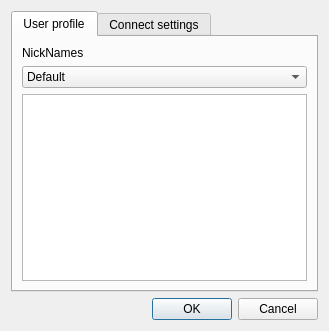
<?xml version="1.0" encoding="UTF-8"?>
<ui version="4.0">
 <class>IrcAccountConfigurationDialog</class>
 <widget class="QDialog" name="IrcAccountConfigurationDialog">
  <property name="geometry">
   <rect>
    <x>0</x>
    <y>0</y>
    <width>329</width>
    <height>331</height>
   </rect>
  </property>
  <property name="windowTitle">
   <string>Create account</string>
  </property>
  <layout class="QGridLayout" name="gridLayout">
   <item row="1" column="0">
    <widget class="QDialogButtonBox" name="buttonBox">
     <property name="orientation">
      <enum>Qt::Horizontal</enum>
     </property>
     <property name="standardButtons">
      <set>QDialogButtonBox::Cancel|QDialogButtonBox::Ok</set>
     </property>
    </widget>
   </item>
   <item row="0" column="0">
    <widget class="QTabWidget" name="ConfigurationWidget_">
     <property name="currentIndex">
      <number>0</number>
     </property>
     <widget class="QWidget" name="IrcUserProfle_">
      <attribute name="title">
       <string>User profile</string>
      </attribute>
      <layout class="QGridLayout" name="gridLayout_2">
       <item row="0" column="0">
        <widget class="QLabel" name="label_7">
         <property name="text">
          <string>NickNames</string>
         </property>
        </widget>
       </item>
       <item row="1" column="0">
        <widget class="QComboBox" name="Servers_">
         <item>
          <property name="text">
           <string>Default</string>
          </property>
         </item>
        </widget>
       </item>
       <item row="2" column="0">
        <widget class="QPlainTextEdit" name="NickNames_">
         <property name="plainText">
          <string/>
         </property>
        </widget>
       </item>
      </layout>
     </widget>
     <widget class="QWidget" name="IrcConnections_">
      <attribute name="title">
       <string>Connect settings</string>
      </attribute>
      <layout class="QGridLayout" name="gridLayout_3">
       <property name="margin">
        <number>0</number>
       </property>
       <item row="0" column="0">
        <widget class="QLabel" name="label">
         <property name="text">
          <string>Network name</string>
         </property>
        </widget>
       </item>
       <item row="0" column="1" colspan="3">
        <widget class="QComboBox" name="Networks_">
         <property name="editable">
          <bool>true</bool>
         </property>
         <item>
          <property name="text">
           <string>Default</string>
          </property>
         </item>
        </widget>
       </item>
       <item row="1" column="0" colspan="4">
        <widget class="QTreeView" name="ServerChannels_">
         <property name="headerHidden">
          <bool>true</bool>
         </property>
         <attribute name="headerVisible">
          <bool>false</bool>
         </attribute>
        </widget>
       </item>
       <item row="2" column="0" colspan="2">
        <widget class="QToolButton" name="Add_">
         <property name="sizePolicy">
          <sizepolicy hsizetype="Expanding" vsizetype="Fixed">
           <horstretch>0</horstretch>
           <verstretch>0</verstretch>
          </sizepolicy>
         </property>
         <property name="minimumSize">
          <size>
           <width>0</width>
           <height>0</height>
          </size>
         </property>
         <property name="text">
          <string>Add...</string>
         </property>
         <property name="autoRepeat">
          <bool>false</bool>
         </property>
         <property name="popupMode">
          <enum>QToolButton::InstantPopup</enum>
         </property>
         <property name="toolButtonStyle">
          <enum>Qt::ToolButtonFollowStyle</enum>
         </property>
         <property name="autoRaise">
          <bool>false</bool>
         </property>
         <property name="arrowType">
          <enum>Qt::NoArrow</enum>
         </property>
        </widget>
       </item>
       <item row="2" column="2">
        <widget class="QPushButton" name="Edit_">
         <property name="sizePolicy">
          <sizepolicy hsizetype="Expanding" vsizetype="Fixed">
           <horstretch>0</horstretch>
           <verstretch>0</verstretch>
          </sizepolicy>
         </property>
         <property name="minimumSize">
          <size>
           <width>0</width>
           <height>0</height>
          </size>
         </property>
         <property name="text">
          <string>Edit</string>
         </property>
        </widget>
       </item>
       <item row="2" column="3">
        <widget class="QPushButton" name="Delete_">
         <property name="sizePolicy">
          <sizepolicy hsizetype="Expanding" vsizetype="Fixed">
           <horstretch>0</horstretch>
           <verstretch>0</verstretch>
          </sizepolicy>
         </property>
         <property name="minimumSize">
          <size>
           <width>0</width>
           <height>0</height>
          </size>
         </property>
         <property name="text">
          <string>Delete</string>
         </property>
        </widget>
       </item>
      </layout>
     </widget>
    </widget>
   </item>
  </layout>
 </widget>
 <resources/>
 <connections>
  <connection>
   <sender>buttonBox</sender>
   <signal>accepted()</signal>
   <receiver>IrcAccountConfigurationDialog</receiver>
   <slot>accept()</slot>
   <hints>
    <hint type="sourcelabel">
     <x>248</x>
     <y>254</y>
    </hint>
    <hint type="destinationlabel">
     <x>157</x>
     <y>274</y>
    </hint>
   </hints>
  </connection>
  <connection>
   <sender>buttonBox</sender>
   <signal>rejected()</signal>
   <receiver>IrcAccountConfigurationDialog</receiver>
   <slot>reject()</slot>
   <hints>
    <hint type="sourcelabel">
     <x>316</x>
     <y>260</y>
    </hint>
    <hint type="destinationlabel">
     <x>286</x>
     <y>274</y>
    </hint>
   </hints>
  </connection>
 </connections>
</ui>
